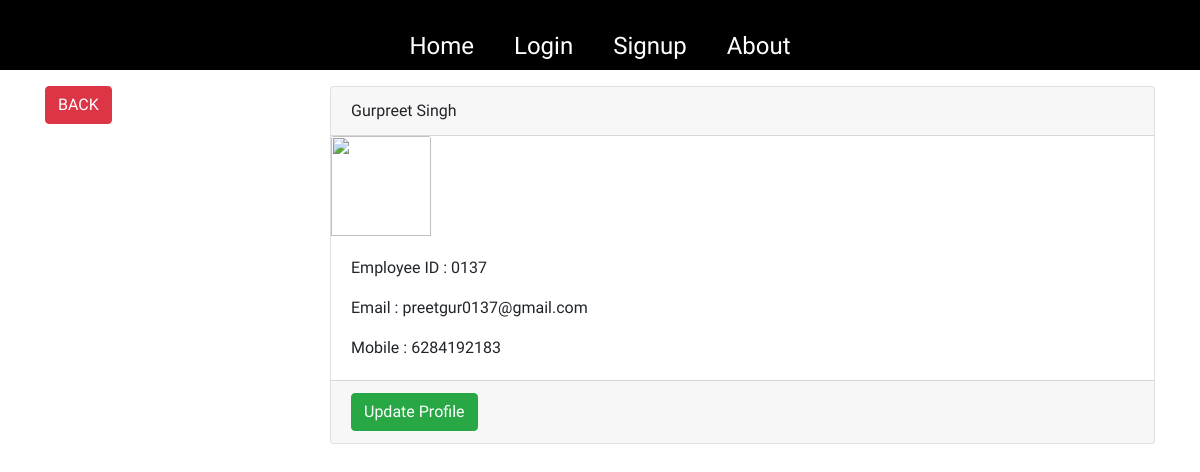
The app's page /ems/employee_detail/2 with its own data.
### ems/models.py (models this page shows, shortened)
class Register_Employee(models.Model):
    first_name = models.CharField(max_length=20,null=True)
    last_name = models.CharField(max_length=20,null=True)
    email = models.EmailField(max_length=30,null=True)
    emp_id = models.CharField(max_length=10,null=True)
    mobile = models.CharField(max_length=10,null=True)

### ems/views.py (the view)
# urls.py: path("employee_detail/<str:pk>",views.employee_detail,name="employee_detail"),
def employee_detail(request,pk):
    employee = Register_Employee.objects.get(id = pk)
    context = {"employee_detail":employee}
    return render(request,"ems/employee_detail.html",context)

### ems/templates/ems/employee_detail.html (shortened to what this page needs)
{% extends 'accounts/html_layout.html' %}
{% block links %}
<link rel="stylesheet" href="https://maxcdn.bootstrapcdn.com/bootstrap/4.4.1/css/bootstrap.min.css">
{% endblock links %}
{% block body %}
{% include "accounts/navbar.html"%}
<div class="container">
    <div class="row">
          <div class="col-3">
                <a href="{% url 'ems_index' %}" class="btn btn-danger"> BACK</a>
            </div>
            <div class="col-9">
                <div class="card">
                    <div class="card-header"> {{employee_detail.first_name}} {{employee_detail.last_name}}
                    </div>
  <img class="card-img-top" src="img_avatar1.png" style="width : 100px;height : 100px;">
                    <div class="card-body">
                    <p class="card-text">Employee ID : {{employee_detail.emp_id}}</p>
                    <p class="card-text">Email : {{employee_detail.email}}</p>
                    <p class="card-text">Mobile : {{employee_detail.mobile}}</p>
                    </div>
                    <div class="card-footer">
                    <a href="{% url 'update_employee' employee_detail.id %}" class="btn btn-success">Update Profile</a>
                    </div>
                    </div>
                </div>
    </div>
</div>
{% endblock body %}

### records on screen
Register_Employee: first_name "Gurpreet", last_name "Singh", emp_id "0137", email "preetgur0137@gmail.com", mobile "6284192183"
